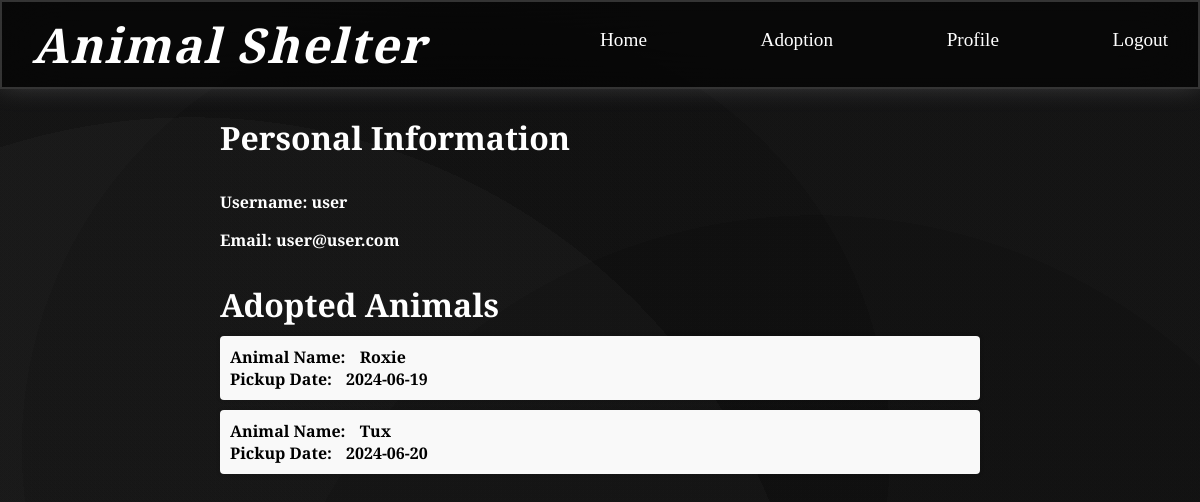
The app's page /profile.php (signed in) with its own data.
### tables this page shows
CREATE TABLE `users` (
  `id` int(11) NOT NULL,
  `username` varchar(50) NOT NULL,
  `email` varchar(100) NOT NULL,
  `password` varchar(256) NOT NULL,
  `is_admin` tinyint(1) DEFAULT 0
);

CREATE TABLE `adoptions` (
  `adoption_id` int(11) NOT NULL,
  `animal_id` int(11) NOT NULL,
  `animal_name` varchar(255) NOT NULL,
  `username` varchar(255) NOT NULL,
  `city` varchar(255) NOT NULL,
  `country` varchar(255) NOT NULL,
  `pickup_day` date NOT NULL,
  `user_id` int(11) NOT NULL
);

### profile.php (the view, shortened to what this page needs)
<?php
include('db.php');
$user_id = $_SESSION['user_id'];
$query = "SELECT * FROM users WHERE id = $user_id";
$result = mysqli_query($con, $query);
$user = mysqli_fetch_assoc($result);
$username = $user['username'];
$query_adoptions = "SELECT animal_name, pickup_day
                    FROM adoptions
                    JOIN animals ON adoptions.animal_id = animals.id
                    WHERE adoptions.username = '$username'";
$result_adoptions = mysqli_query($con, $query_adoptions);
?>
<!DOCTYPE html>
<html>
<head>
    <link rel="stylesheet" type="text/css" href="home.css">
</head>
<body>
<nav>
    <h1>Animal Shelter</h1>
    <div class="nav-links">
        <a href="home.php">Home</a>
        <a href="adoption.php">Adoption</a>
        <a href="profile.php">Profile</a>
        <a href="logout.php" class="logout">Logout</a>
    </div>
</nav>
<div class="container">
    <div class="profile-info">
        <h2>Personal Information</h2>
        <p><span>Username:</span> <?php echo $user['username']; ?></p>
        <p><span>Email:</span> <?php echo $user['email']; ?></p>
    </div>
    <div class="adoptions-list">
        <h2>Adopted Animals</h2>
        <ul>
            <?php while ($row = mysqli_fetch_assoc($result_adoptions)): ?>
                <li>
                    <span>Animal Name:</span> <?php echo $row['animal_name']; ?><br>
                    <span>Pickup Date:</span> <?php echo $row['pickup_day']; ?>
                </li>
            <?php endwhile; ?>
        </ul>
    </div>
</div>
</body>
</html>

### home.css (style rules this page uses)
* { margin: 0; padding: 0; box-sizing: border-box; font-family: "Baskervville", serif; font-weight: 600; font-style: normal; }
body { min-height: 100vh; margin-top: 70px; background-image: radial-gradient(circle at 16% 83%, rgba(148, 148, 148, 0.06) 0%, rgba(148, 148, 148, 0.06) 50%, rgba(63, 63, 63, 0.06) 50%, rgba(63, 63, 63, 0.06) 100%), radial-gradient(circle at 68% 87%, rgba(66, 66, 66, 0.06) 0%, rgba(66, 66, 66, 0.06) 50%, rgba(105, 105, 105, 0.06) 50%, rgba(105, 105, 105, 0.06) 100%), radial-gradient(circle at 38% 50%, rgba(123, 123, 123, 0.06) 0%, rgba(123, 123, 123, 0.06) 50%, rgba(172, 172, 172, 0.06) 50%, rgba(172, 172, 172, 0.06) 100%), linear-gradient(90deg, hsl(18, 0%, 1%), hsl(18, 0%, 1%)); }
nav { display: flex; align-items: center; justify-content: space-between; padding: 10px 30px; backdrop-filter: blur(30px); background-color: rgba(0, 0, 0, 0.6); box-shadow: 0 -10px 30px rgba(227, 228, 237, 0.37); border: 2px solid rgba(255, 255, 255, 0.18); width: 100%; position: fixed; z-index: 100; top: 0; }
.nav-links { display:flex; justify-content: space-between; width: 50%; }
nav a { font-weight: 400; font-size: 1.2em; text-decoration: none; color: white; position: relative; display: inline-block; padding-bottom: 0.5em; }
nav a::before { content: ''; position: absolute; width: 0; height: 2px; bottom: 0; left: 50%; background-color: white; transition: all 0.5s ease; border-radius: 5px; }
@media screen and (min-width: 1025px) { h1 { font-size: 3em; } }
h1 { color: white; letter-spacing: 2px; font-style: italic; }
.container { max-width: 800px; margin: 6em auto; padding: 20px; }
.profile-info { margin-bottom: 20px; }
.profile-info h2 { color: white; margin-bottom: 1em; font-size: 2em; }
.profile-info p { color: white; margin-bottom: 1em; font-size: 1em; }
.adoptions-list, .comments-section { margin-top: 2em; }
.adoptions-list h2 { color: white; margin-bottom: 10px; font-size: 2em; }
.adoptions-list ul, .comments-section ul { list-style-type: none; padding: 0; }
.adoptions-list li, .comments-section li { margin-bottom: 10px; padding: 10px; background-color: #f9f9f9; border-radius: 4px; box-shadow: 0 0 5px rgba(0,0,0,0.1); }
.adoptions-list li span { font-weight: bold; margin-right: 10px; }

### records on screen
users: username "user", email "user@user.com"
adoptions: animal_name "Roxie", pickup_day "2024-06-19"
adoptions: animal_name "Tux", pickup_day "2024-06-20"
